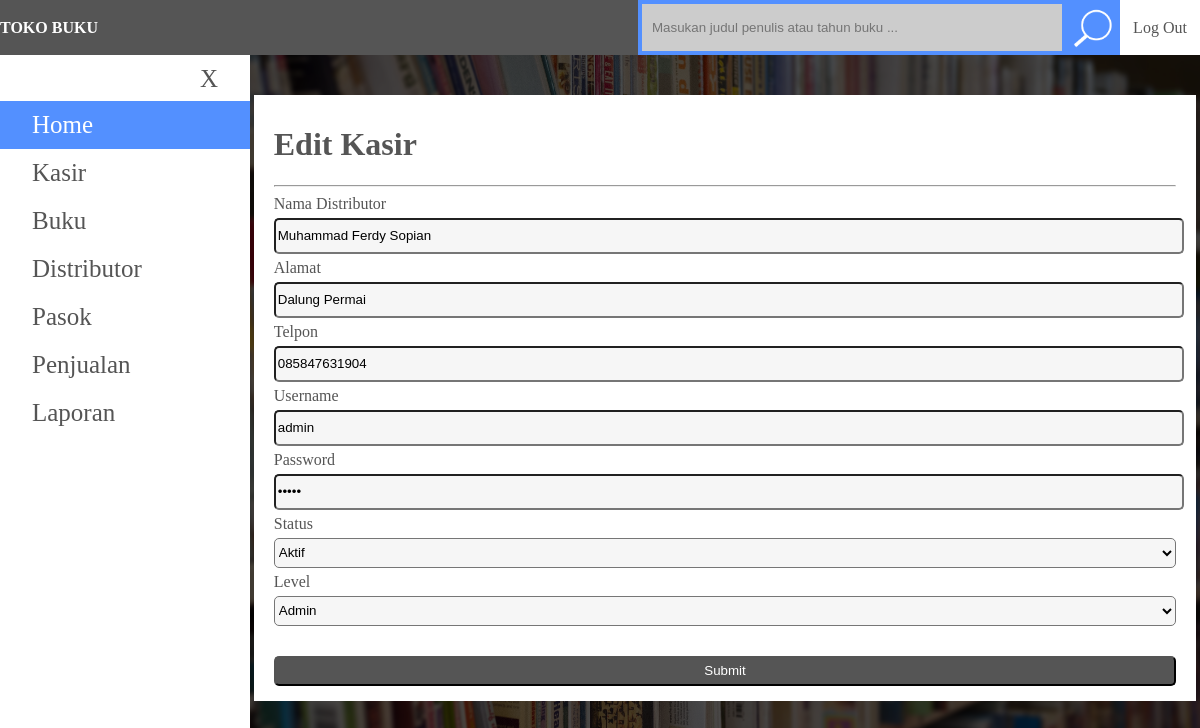
/Aplikasi/tokobuku/kasir.php?id=1&action=edit (signed in), run on the app's committed database.
### tables this page shows
CREATE TABLE `kasir` (
  `idKasir` int(10) NOT NULL,
  `nama` varchar(200) NOT NULL,
  `alamat` text NOT NULL,
  `telepon` varchar(15) NOT NULL,
  `status` int(1) NOT NULL,
  `username` varchar(200) NOT NULL,
  `password` varchar(200) NOT NULL,
  `level` varchar(10) NOT NULL
);

### Aplikasi/tokobuku/proses/config/Database.php (called while the page is built, shortened)
<?php
class Database
{
    private $user;
    private $pass;
    private $database = 'dbtokobuku';
    private $host;
    private $db;
    protected function __construct($user, $pass, $host, $database = '')
    {
        $this->user = $user;
        $this->pass = $pass;
        $this->host = $host;
    }
    public function connect()
    {
        if ( ! empty($this->user) && ! empty($this->pass) && ! empty($this->database) && ! empty($this->host)) {
            $this->db = new mysqli($this->host, $this->user, $this->pass, $this->database);
            return;
        }
        die('Koneksi Gagal : data ada yang kosong');
    }
    public function mysqli()
    {
        return $this->db;
    }
    public function query($sql)
    {
        $this->db->query("SET sql_mode = '';");
        $this->query = $this->db->query($sql);
    }
}

### Aplikasi/tokobuku/proses/Kasir.php (called while the page is built, shortened)
<?php
require_once 'AbstractQuery.php';
class Kasir extends AbstractQuery
{
    public function data($id)
    {
        $koneksi = $this->connection();
        $koneksi->query("select * from kasir where idKasir=" . $id);
        if ($koneksi->check_data()) {
            $data           = $koneksi->show_data()[0];
            $this->nama     = $data['nama'];
            $this->alamat   = $data['alamat'];
            $this->telepon  = $data['telepon'];
            $this->status   = $data['status'];
            $this->level    = $data['level'];
            $this->username = $data['username'];
            $this->password = $data['password'];
        }
    }
}

### Aplikasi/tokobuku/proses/AbstractQuery.php (called while the page is built, shortened)
<?php
abstract class AbstractQuery
{
    private $data;
    protected function __construct()
    {
        $this->data = new Data('root', 'root', 'localhost');
    }
    public function connection()
    {
        return $this->data;
    }
}

### Aplikasi/tokobuku/kasir.php (the view, shortened to what this page needs)
<?php
$level = '';
if (isset($_SESSION['level'])) {
    $level = $_SESSION['level'];
}
?>
<!DOCTYPE html>
<html>
<head>
    <link rel="stylesheet" href="css/style.css">
</head>
<body>
<div class="wrapper">
    <nav>
        <div class="navbar">
            <div class="pull-left">
                <a class="brand" href="#"><b>TOKO BUKU </b></a>
            </div>
            <div class="pull-right">
                <div class="navbar-menu">
                    <ul>
                        <li>
                            <form action="buku.php" method="get">
                                <input type="text" name="search"
                                       placeholder="Masukan judul penulis atau tahun buku ...">
                                <input type="submit" name="submit" class="btnsearch" value="">
                            </form>
                        </li>
                        <li><a href="proses/proses-logout.php">Log Out</a></li>
                    </ul>
                </div>
            </div>
        </div>
    </nav>
    <div class="sidebar">
        <a href="#" class="btnclose">X</a>
        <?php
        if ($level == 'admin') {
            ?>
            <div class="dropdown">
                <a href="index.php" class="active">Home</a>
            </div>
            <div class="dropdown">
                <a href="kasir.php" class="dropbtn">Kasir</a>
            </div>
            <div class="dropdown">
                <a href="buku.php" class="dropbtn">Buku</a>
            </div>
            <div class="dropdown">
                <a href="distributor.php" class="dropbtn">Distributor</a>
            </div>
            <div class="dropdown">
                <a href="pasok.php" class="dropbtn">Pasok</a>
            </div>
            <div class="dropdown">
                <a href="penjualan.php" class="dropbtn">Penjualan</a>
            </div>
            <div class="dropdown">
                <a href="laporan.php" class="dropbtn">Laporan</a>
            </div>
        <?php } ?>
    </div>
    <div class="content-wrap">
        <div class="content">
            <?php
            if (isset($_GET['action'])) {
                if ($_GET['action'] == 'input') {
                    echo "
							<h1>Input Kasir</h1>
							<hr>
							<form action=\"proses/proses-input.php\" method=\"post\">
							<div class=\"form-group\">
							<label>Nama Kasir</label>
							<input type=\"text\" name=\"namaKasir\" required>
							</div>
							<div class=\"form-group\">
							<label>Alamat</label>
							<input type=\"text\" name=\"alamat\" required>
							</div>
							<div class=\"form-group\">
							<label>Telpon</label>
							<input type=\"text\" name=\"telp\" onkeypress='return event.charCode >= 48 && event.charCode <= 57 || event.charCode == 0' required>
							</div>
							<div class=\"form-group\">
							<label>Username</label>
							<input type=\"text\" name=\"username\" required>
							</div>
							<div class=\"form-group\">
							<label>Status</label>
							<select name=\"status\">
							<option value=\"1\">Aktif</option>
							<option value=\"0\">Tidak Aktif</option>
							</select>
							</div>
							<div class=\"form-group\">
							<label>Level</label>
							<select name=\"level\">
							<option value=\"admin\">Admin</option>
							<option value=\"staff\">Staff</option>
							</select>
							</div>
							<div class=\"form-group\">
							<input type=\"submit\" name=\"submit\">
							<input type=\"hidden\" name=\"type\" value=\"2\">
							</div>
							</form>";
                } elseif ($_GET['action'] == 'edit') {
                    if ( ! isset($_GET['id'])) {
                        header('location:kasir.php');
                    } else {
                        include "proses/Kasir.php";
                        $Kasir = new Kasir();
                        $Kasir->data($_GET['id']);
                        echo "
								<h1>Edit Kasir</h1>
								<hr>
								<form action=\"proses/proses-edit.php?id=" . $_GET['id'] . "\" method=\"post\">
								<div class=\"form-group\">
								<label>Nama Distributor</label>
								<input type=\"text\" name=\"namaKasir\" value=\"" . $Kasir->nama . "\" required>
								</div>
								<div class=\"form-group\">
								<label>Alamat</label>
								<input type=\"text\" name=\"alamat\" value=\"" . $Kasir->alamat . "\" required>
								</div>
								<div class=\"form-group\">
								<label>Telpon</label>
								<input type=\"number\" name=\"telp\" value=\"" . $Kasir->telepon . "\" required>
								</div>
								<div class=\"form-group\">
								<label>Username</label>
								<input type=\"text\" name=\"username\" value=\"" . $Kasir->username . "\" required>
								</div>
								<div class=\"form-group\">
								<label>Password</label>
								<input type=\"password\" name=\"password\" value=\"" . $Kasir->password . "\" required>
								</div>
								<div class=\"form-group\">
								<label>Status</label>
								<select name=\"status\">
								<option value=\"1\" " . ($Kasir->status == "1" ? "selected" : "") . ">Aktif</option>
								<option value=\"0\" " . ($Kasir->status == "0" ? "selected" : "") . ">Tidak Aktif</option>
								</select>
								</div>
								<div class=\"form-group\">
								<label>Level</label>
								<select name=\"level\">
								<option value=\"admin\" " . ($Kasir->level == "admin" ? "selected" : "") . ">Admin</option>
								<option value=\"staff\" " . ($Kasir->level == "staff" ? "selected" : "") . ">staff</option>
								</select>
								</div>
								<div class=\"form-group\">
								<input type=\"submit\" name=\"submit\">
								<input type=\"hidden\" name=\"type\" value=\"2\">
								</div>
								</form>";
                    }
                }
            }
            ?>
        </div>
    </div>
</div>
</body>
</html>

### Aplikasi/tokobuku/css/style.css (style rules this page uses)
body, html { width: 100vw; padding: 0; margin: 0; background-image: url("../images/bg2.jpg"); background-size: cover; }
.form-group input, .form-group select { background: #F6F6F6; display: block; width: 100%; height: 30px; border-radius: 5px; margin: 5px 0px; }
.wrapper nav .navbar { background: #555; }
.navbar ul li { float: left; }
html, body { padding: 0px; margin: 0; }
.wrapper { background-color: rgba(0, 0, 0, 0.7); overflow: hidden; height: 100vh; }
nav { z-index: 1; width: 100vw; height: 55px; overflow: hidden; }
.navbar { width: 100vw; height: 55px; background-color: #555; }
.navbar-menu ul { margin: 0; }
.navbar-menu ul li { float: left; list-style-type: none; }
.navbar-menu ul li a { color: #555; text-decoration: none; width: 80px; height: 55px; display: inline-block; background-color: #fff; text-align: center; vertical-align: top; line-height: 55px; }
.navbar-menu ul li input[type="submit"] { margin-left: -5px; text-decoration: none; width: 55px; height: 55px; display: inline-block; border: none; background-color: #5390FF; color: #fff; text-align: center; vertical-align: top; line-height: 55px; }
.navbar-menu ul li input[type="text"] { background-color: #ccc; padding: 0 10px; height: 47px; width: 400px; display: inline-block; border: 4px solid #5390FF; }
.navbar .brand { color: #fff; text-decoration: none; width: auto; height: 55px; display: inline-block; text-align: center; vertical-align: top; line-height: 55px; }
.pull-left { float: left; }
.pull-right { float: right; }
.form-group { width: 100%; }
.form-group label { display: block; }
.form-group input { display: block; }
.sidebar { padding-top: 46px; position: fixed; width: 250px; height: 100vh; background-color: #fff; top: 50; left: 0; }
.sidebar .active { background-color: #5390FF; color: #fff; }
.sidebar a { padding: 10px 32px; text-decoration: none; font-size: 25px; color: #555; display: block; }
.sidebar .btnclose { position: absolute; top: 0; right: 0px; font-size: 25px; }
.content-wrap { margin-left: 250px; height: 100vh; overflow-y: scroll; }
.content { overflow-y: scroll; background-color: #fff; margin: 40px auto; width: 95%; color: #555; padding: 10px 20px; }
.content .form-group input[type="submit"] { margin-top: 30px; background-color: #555; color: #fff; }
.btnsearch { background-image: url("../images/iconsearch.png"); background-repeat: no-repeat; background-size: 80% 80%; background-position: center; }

### data on the page
kasir: namaKasir "Muhammad Ferdy Sopian", alamat "Dalung Permai", telp "085847631904", username "admin", status "Aktif", level "Admin"
